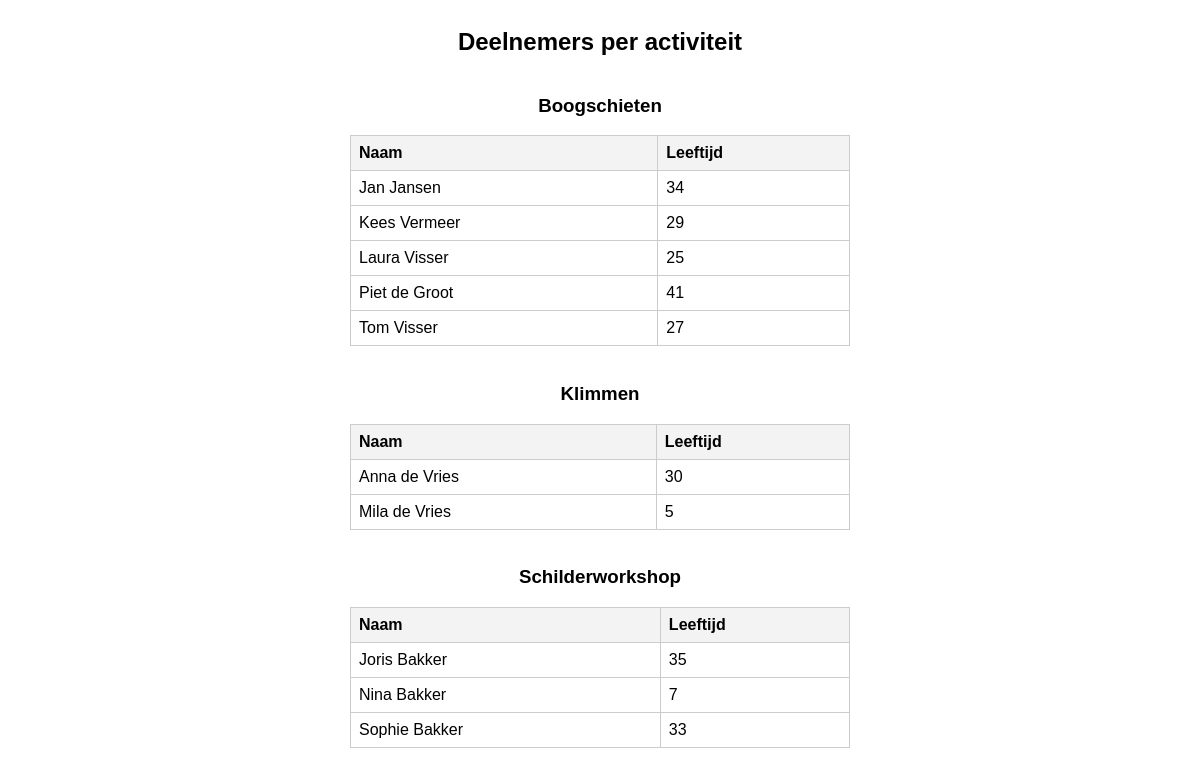
Before: /public/deelnemers.php with the older database file.
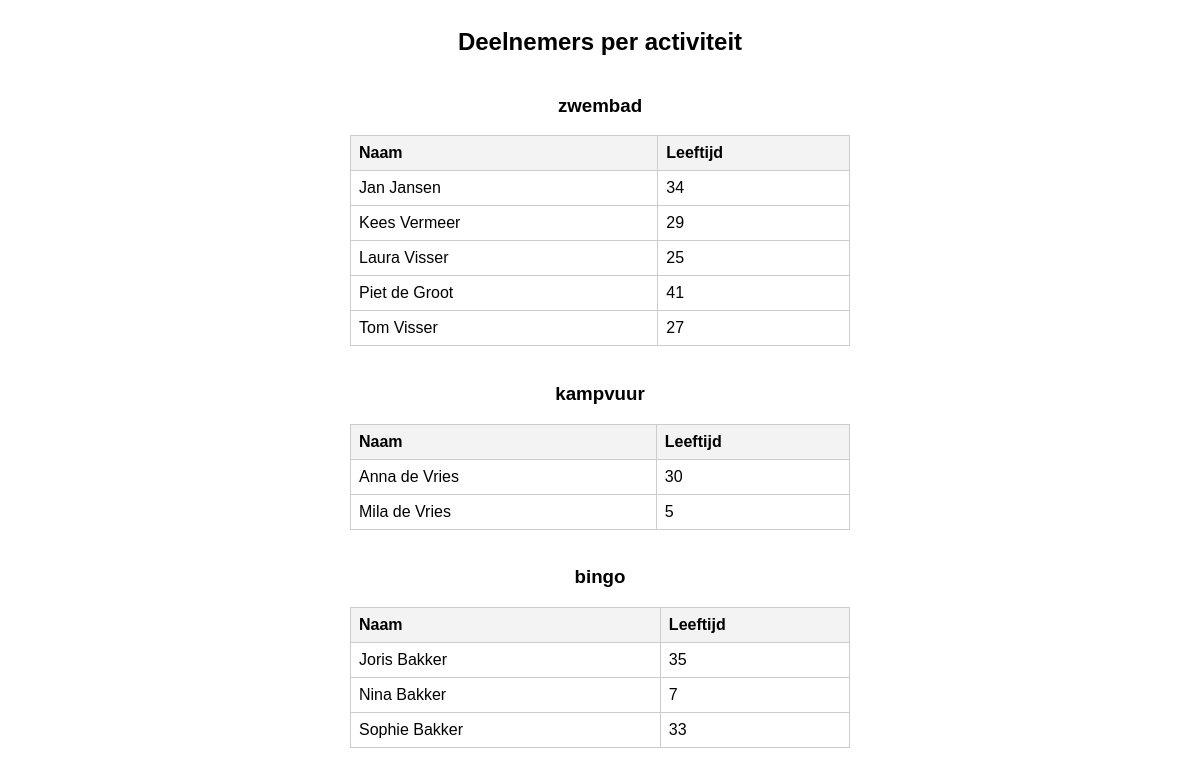
After: the same page with the newer database file.
### tables this page shows
CREATE TABLE Activiteiten (
    id INT PRIMARY KEY AUTO_INCREMENT,
    naam VARCHAR(100) NOT NULL,
    beschrijving TEXT,
    max_deelnemers INT,
    
    

    prijs DECIMAL(10,2)
);

CREATE TABLE Deelnemers (
    id INT PRIMARY KEY AUTO_INCREMENT,
    reservering_id INT NOT NULL,
    naam VARCHAR(100) NOT NULL,
    leeftijd INT,
    CONSTRAINT fk_reservering
        FOREIGN KEY (reservering_id)
        REFERENCES Reserveringen(id)
        ON DELETE CASCADE,
    CONSTRAINT chk_leeftijd CHECK (leeftijd IS NULL OR leeftijd >= 0)
);

### public/deelnemers.php (the view, shortened to what this page needs)
<?php
$server = "localhost";
$gebruiker = "root";
$wachtwoord = "";
$database = "ActiviteitenDB";
$conn = new mysqli($server, $gebruiker, $wachtwoord, $database);
$sql = "
SELECT
    A.id AS activiteit_id,
    A.naam AS activiteit_naam,
    D.naam AS deelnemer_naam,
    D.leeftijd
FROM Activiteiten A
JOIN ActiviteitTijden AT ON A.id = AT.activiteit_id
JOIN Reserveringen R ON AT.id = R.activiteittijd_id
JOIN Deelnemers D ON R.id = D.reservering_id
ORDER BY A.id, D.naam
";
$resultaat = $conn->query($sql);
?>
<!DOCTYPE html>
<html lang="nl">
<head>
</head>
<body>
<h2>Deelnemers per activiteit</h2>
<?php
$huidige_activiteit = null;
while ($rij = $resultaat->fetch_assoc()) {
    if ($huidige_activiteit !== $rij['activiteit_id']) {
        if ($huidige_activiteit !== null) {
            echo "</table><br>";
        }
        $huidige_activiteit = $rij['activiteit_id'];
        echo "<h3>" . htmlspecialchars($rij['activiteit_naam']) . "</h3>";
        echo "
        <table>
            <tr>
                <th>Naam</th>
                <th>Leeftijd</th>
            </tr>
        ";
    }
    echo "
    <tr>
        <td>" . htmlspecialchars($rij['deelnemer_naam']) . "</td>
        <td>" . htmlspecialchars($rij['leeftijd']) . "</td>
    </tr>
    ";
}
echo "</table>";
?>
</body>
</html>

Changed rows visible on the page:
changed activiteiten "Jan Jansen": naam "Boogschieten" → "zwembad"
changed activiteiten "Anna de Vries": naam "Klimmen" → "kampvuur"
changed activiteiten "Joris Bakker": naam "Schilderworkshop" → "bingo"
